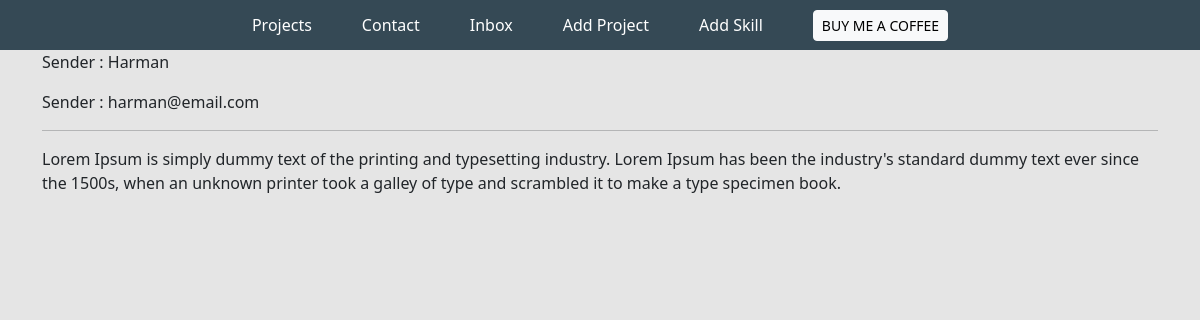
/message/807a0c21-966d-450a-8e87-f3f3503ee81d/ (signed in), run on the app's committed database.
### base/models.py (models this page shows, shortened)
class Message(models.Model):
    name = models.CharField(max_length=200,null=True)
    email = models.CharField(max_length=200,null=True)
    subject = models.CharField(max_length=200,null=True)
    body = models.TextField()
    is_read = models.BooleanField(default=False)
    created = models.DateTimeField(auto_now_add=True)
    id = models.UUIDField(default=uuid.uuid4, unique=True, primary_key=True, editable=False)

### base/views.py (the view)
# urls.py: path('message/<str:pk>/',views.messagePage, name='message'),
def messagePage(request,pk):
    message = Message.objects.get(id=pk)
    message.is_read = True
    message.save()
    context = {'message':message}
    return render(request, 'base/message.html', context)

### base/templates/base/message.html
{% extends 'base/main.html' %} {% load static %} {% block content %}
<div class="container">
  <p>Sender : {{message.name}}</p>
  <p>Sender : {{message.email}}</p>
  <hr />
  <p>{{message.body}}</p>
</div>
{% endblock content %}

### static/styles/main.css (style rules this page uses)
body { background-color: #e5e5e5; }

### data on the page
Message: name "Harman", email "harman@email.com", body "Lorem Ipsum is simply dummy text of the printing and typesetting industry. Lorem Ipsum has been the industry's standard dummy text ever since the 1500s, when an unknown printer took a galley of type and scrambled it to make a type specimen book."
